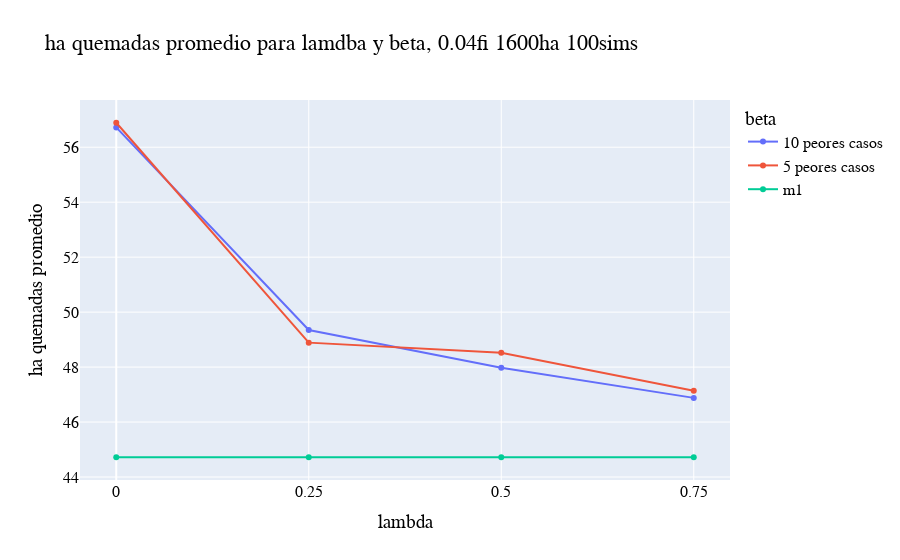

Write notebook code for a chart like this one.
### Code cell
#[fo1,b,l,fi,wc10,wc5]
beta1 = list(i[0] for i in m4 if i[1] == 0.9)
beta1.reverse()
beta2 = list(i[0] for i in m4 if i[1] == 0.95)
beta2.reverse()
m1_plot = list(e[0] for i in beta2 for e in m1 if e[3] == 0.04)


fig2 = go.Figure(go.Scatter(x = lambdas, y = beta1, name = "10 peores casos"))

fig2.add_scatter(x=lambdas, y=beta2, name = '5 peores casos')
fig2.add_scatter(x=lambdas, y=m1_plot, name = 'm1')

fig2.update_layout(
    xaxis = dict(
        tickmode = 'linear',
        tick0 = 0,
        dtick = 0.25),
    title="ha quemadas promedio para lamdba y beta, 0.04fi 1600ha 100sims",
    xaxis_title="lambda",
    yaxis_title="ha quemadas promedio",
    legend_title="beta",
    font=dict(
        family="Arial",
        size=16,
        color="Black"))

fig2.show()

### Figure 1 — Plotly figure (JSON) as saved in the notebook; plotly's stock layout.template omitted (floating-point values rounded to 4 significant figures)
{"data": [{"name": "10 peores casos", "type": "scatter", "x": [0, 0.25, 0.5, 0.75], "y": [56.72, 49.35, 47.98, 46.88]}, {"name": "5 peores casos", "type": "scatter", "x": [0, 0.25, 0.5, 0.75], "y": [56.89, 48.89, 48.52, 47.14]}, {"name": "m1", "type": "scatter", "x": [0, 0.25, 0.5, 0.75], "y": [44.72, 44.72, 44.72, 44.72]}], "layout": {"font": {"color": "Black", "family": "Arial", "size": 16}, "legend": {"title": {"text": "beta"}}, "title": {"text": "ha quemadas promedio para lamdba y beta, 0.04fi 1600ha 100sims"}, "xaxis": {"dtick": 0.25, "tick0": 0, "tickmode": "linear", "title": {"text": "lambda"}}, "yaxis": {"title": {"text": "ha quemadas promedio"}}}}
